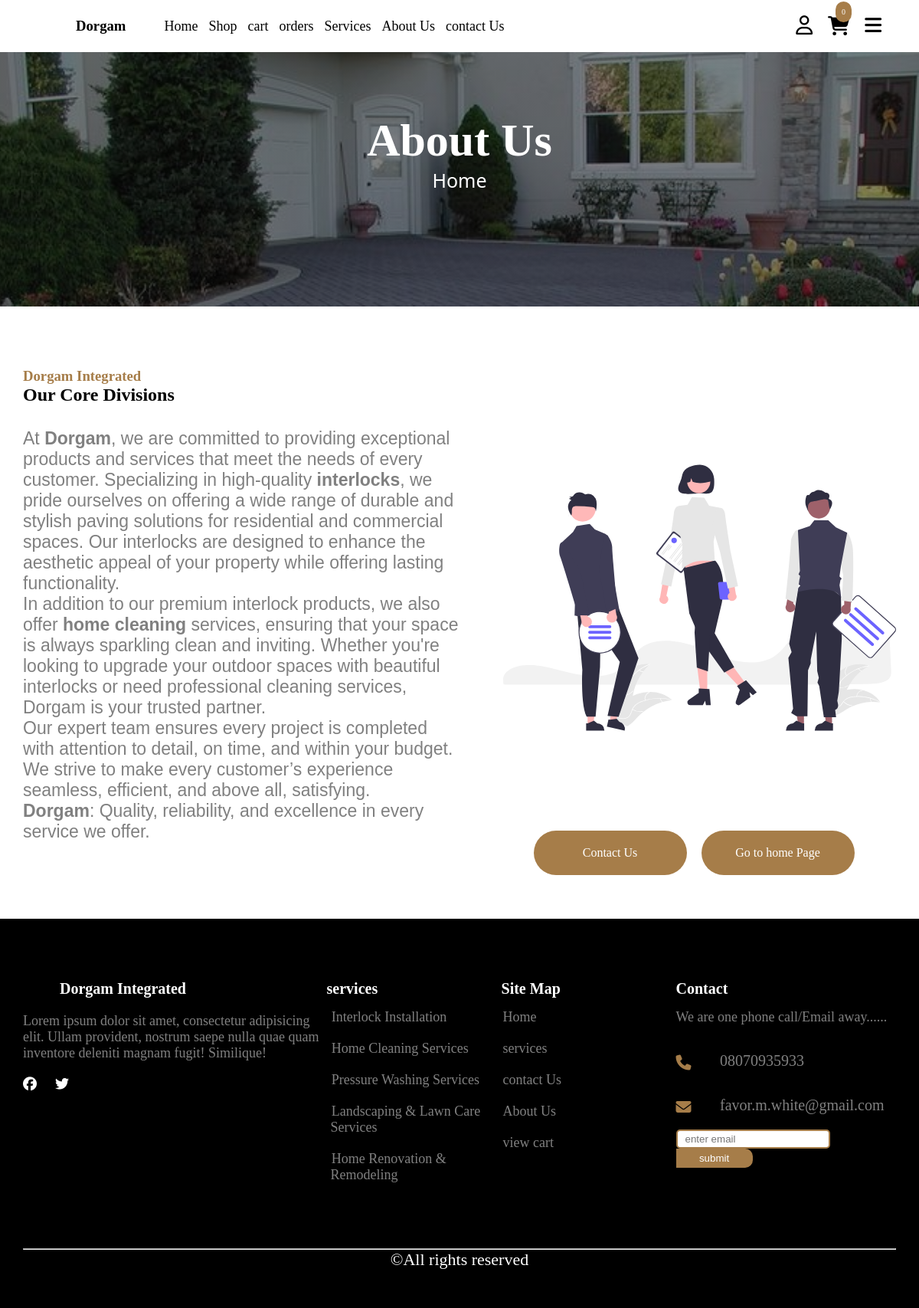
/about, run on the app's committed database.
### core/models.py (models this page shows, shortened)
class About(models.Model):
    about = CKEditor5Field(config_name='default')

class Service(models.Model):
    image = models.ImageField(
        upload_to='services/images/',
        blank=False,
        null=False,
        help_text="enter service image"
    )
    name_of_service = models.CharField(max_length=200, blank=False, null=False)
    detail = CKEditor5Field(config_name='default')

class Contact(models.Model):
    address = models.CharField(max_length=200)
    phoneNumber = models.CharField(max_length=20)
    email = models.CharField(max_length=200)

### core/views.py (the view)
# urls.py: path('about', views.about_page, name="about"),
def about_page(request):
    about = About.objects.first()
    context = {'about': about}
    return render(request, "mainSite/aboutPage.html", context)

### core/context_processors.py (called while the page is built)
def contact_info(request):
    contactInfo = Contact.objects.first()
    return {"contact": contactInfo}

def services(request):
    services = Service.objects.all()[:5]
    return {"services": services}

def social_media_view(request):
    social = SocialMedia.objects.first()  # You can adjust the query as needed
    return {'social': social}

def cart_item_count(request):
    if request.user.is_authenticated:
        try:
            cart = Cart.objects.filter(user=request.user, completed=False).first()
            if cart:
                total_items = sum(item.quantity for item in cart.cartitems.all())
            else:
                total_items = 0
        except Exception as e:
            print(f"Error calculating cart item count: {e}")
            total_items = 0
    else:
        total_items = 0
    return {"cart_item_count": total_items}

### templates/mainSite/aboutPage.html (shortened to what this page needs)
{% extends "./main.html" %}
{% load static %}
{% block stylelinks %}
    <link rel="stylesheet" href="{% static 'css/mainSite/aboutPage.css' %}">
{% endblock stylelinks %}
{% block content %}
    <section>
        <div class="about-image">
            <div class="links">
                <h1> About Us </h1>
                <a href="{% url 'home' %}">Home</a>
            </div>
        </div>
        <div class="about-content container">
            <div class="about-text">
                <h3>Dorgam Integrated</h3>
                <h1>Our Core Divisions</h1>
                <p> {{about.about |safe}}</p>
            </div>
            <div class="aboutPic">
                <img src="{% static 'images/aboutPage/about1.svg' %}" alt="" srcset="">
                <div class="about-action">
                    <a href="{% url 'contactUs' %}">Contact Us</a>
                    <a href="{% url 'home' %}">Go to home Page</a>
                </div>
            </div>
        </div>
    </section>
{% endblock %}

### templates/mainSite/main.html (shortened to what this page needs)
{% load static %}
<!DOCTYPE html>
<html lang="en">
<head>
    <link rel="stylesheet" href="{% static 'css/mainSite/main.css' %}">
    {% block stylelinks %} {% endblock stylelinks %}
</head>
<body>
    <section class="header-main">
       <header class="container">
            <nav>
                <div class="logo" onclick="window.location.href='/'">
                <h1>Dorgam</h1>
                </div>
                <div class="nav-links">
                    <ul>
                        <li><a href="{% url 'home' %}">Home</a></li>
                        <li><a href="{% url 'products' %}">Shop</a></li>
                        <li><a href="{% url 'cart' %}">cart</a></li>
                        <li><a href="{% url 'orders' %}">orders</a></li>
                        <li><a href="{% url 'services' %}">Services</a></li>
                        <li><a href="{% url 'about' %}">About Us</a></li>
                        <li><a href="{% url 'contactUs' %}">contact Us</a></li>
                    </ul>
                </div>
            </nav>
            <div class="nav-action">
                <div class="account">
                    {% if user.is_authenticated %}
                        <a href="{% url 'profile' %}"><i class="fa-regular fa-user"></i></a>
                    {% else %}
                        <a href="{% url 'login' %}"><i class="fa-regular fa-user"></i></a>
                    {% endif %}
                </div>
                <div class="cart" onclick="window.location.href='/store/cart'">
                    <a href="{% url 'cart' %}"><i class="fa-solid fa-cart-shopping"></i></a>
                    <div class="itemsNum"><p>{{cart_item_count}}</p></div>
                </div>
                <div class="handbugger">
                    <i class="fa-solid fa-bars" onclick="openNav()"></i>
                </div>
            </div>
       </header>
    </section>
     {% include 'flashMessages/message.html' %}
    {% block content %} {% endblock content %}
    <footer>
        <div class="footer-container container">
            <div class="footer-about">
                <div class="heading">
                    <div class="logo"><img src="{% static 'images/homePage/logo.jfif' %}" alt="" srcset=""></div>
                    <h1>Dorgam Integrated</h1>
                </div>
                <p>
                    Lorem ipsum dolor sit amet, consectetur adipisicing elit. Ullam provident,
                    nostrum saepe nulla quae quam inventore deleniti magnam fugit! Similique!
                </p>
               <div class="socials">
                {% if social.facebook %}
                    <a href="{{ social.facebook }}" target="_blank">
                        <i class="fa-brands fa-facebook"></i>
                    </a>
                {% endif %}
                {% if social.twitter %}
                    <a href="{{ social.twitter }}" target="_blank">
                        <i class="fa-brands fa-twitter"></i>
                    </a>
                {% endif %}
            </div>
            </div>
            <div class="footer-services">
                <h1> services</h1>
                {% for service in services %}
                    <a href="{% url 'service' service.id %}">{{ service.name_of_service }}</a>
                {% endfor %}
            </div>
            <div class="footer-links">
                <h1> Site Map </h1>
                <ul>
                    <li><a href="{% url 'home' %}">Home</a></li>
                    <li><a href="{% url 'services' %}">services</a></li>
                    <li><a href="{% url 'contactUs' %}">contact Us</a></li>
                    <li><a href="{% url 'about' %}">About Us</a></li>
                     <li><a href="{% url 'cart' %}">view cart</a></li>
                </ul>
            </div>
            <div class="footer-contact-info">
                <h1> Contact </h1>
                <p>We are one phone call/Email away......</p>
                    <div class="info">
                        <i class="fa-solid fa-phone"></i>
                        <p>{{ contact.phoneNumber }}</p>
                    </div>
                    <div class="info">
                        <i class="fa-solid fa-envelope"></i>
                        <p>{{ contact.email }}</p>
                    </div>
                    <div class="newsletter">
                        <form action="{% url 'subscribe' %}" method="post">
                             <input type="email" required placeholder="enter email" name="email">
                             <button type="submit">submit</button>
                        </form>
                    </div>
            </div>
        </div>
        <div class="copyright container">
            <hr style="color: grey;">
            <p>&copy;All rights reserved</p>
        </div>
    </footer>
</body>
</html>

### static/css/mainSite/main.css (style rules this page uses)
* { margin: 0; padding: 0; box-sizing: border-box; }
body { overflow-x: hidden; }
.container { width: 95%; max-width: 1200px; margin: 0 auto; }
.header-main { background-color: white; padding: 20px; position: fixed; top: 0; width: 100%; z-index: 1000; }
header { display: flex; justify-content: space-between; align-items: center; margin-top: 30px; }
nav { display: flex; align-items: center; }
.logo { display: flex; align-items: center; margin-right: 40px; font-family: Georgia, 'Times New Roman', Times, serif; }
.nav-links ul { list-style: none; }
.nav-links ul li { display: inline-block; margin-left: 10px; }
.nav-links ul li a { text-decoration: none; color: black; font-size: 18px; font-weight: 400; transition: 0.5s ease; }
.nav-action { display: flex; justify-content: space-between; align-items: center; }
.nav-action .account a { color: black; }
.nav-action .account { font-size: 25px; margin-right: 20px; cursor: pointer; }
.nav-action .cart { position: relative; cursor: pointer; }
.nav-action .cart a { text-decoration: none; color: black; }
.nav-action .cart i { font-size: 25px; }
.nav-action .cart .itemsNum { position: absolute; top: -20px; left: 10px; padding: 8px; font-size: 10px; background-color: rgb(166, 125, 73); border-radius: 50px; }
.nav-action .cart .itemsNum p { margin-right: 0px; color: white; }
.nav-action .handbugger { font-size: 25px; margin-left: 20px; cursor: pointer; }
footer { background-color: black; color: white; padding-top: 80px; padding-bottom: 50px; }
.footer-container { display: flex; justify-content: space-between; }
.footer-about { width: 40%; }
.footer-about .heading * { margin-right: 4px; padding: 0; margin-bottom: 20px; }
.footer-about .heading { display: flex; }
footer h1 { font-size: 20px; }
.footer-about p { color: gray; font-size: 18px; }
.footer-about .socials { margin-top: 20px; }
.footer-about .socials a { display: inline-block; margin-right: 20px; color: white; text-decoration: none; font-size: 18px; }
.footer-services { width: 23%; }
.footer-services a { display: block; color: gray; text-decoration: none; margin-top: 10px; padding: 5px; font-size: 18px; overflow: hidden; }
.footer-links { width: 23%; }
.footer-links ul { list-style: none; overflow: hidden; }
.footer-links ul li { padding: 5px; margin-top: 10px; }
.footer-links a { color: gray; text-decoration: none; font-size: 18px; overflow: hidden; }
.footer-contact-info { width: 29%; word-wrap: break-word; }
.footer-contact-info p { margin-bottom: 20px; font-size: 18px; color: gray; margin-top: 15px; }
.footer-contact-info .info { display: flex; justify-content: space-between; align-items: center; cursor: pointer; }
.footer-contact-info .info i { width: 10%; font-size: 20px; color: rgb(166, 125, 73); }
.footer-contact-info .info p { width: 80%; font-size: 20px; color: gray; }
footer .newsletter input { border: 2px solid rgb(166, 125, 73); height: 25px; border-radius: 5px; padding: 10px; outline: none; }
footer .newsletter button { background-color: rgb(166, 125, 73); color: white; border: none; padding: 5px; width: 100px; border-top-right-radius: 10px; border-bottom-right-radius: 10px; }
footer .copyright { margin-top: 80px; color: white; text-align: center; }
footer .copyright hr { color: gray; }
footer .copyright p { font-size: 22px; }

### data on the page
About: about "At Dorgam , we are committed to providing exceptional products and services that meet the needs of every customer. Specializing in high-quality interlocks , we pride ourselves on offering a wide range of durable and stylish paving solutions for residential and commercial spaces. Our interlocks are designed to enhance the aesthetic appeal of your property while offering lasting functionality. In addition to our premium interlock products, we also offer home cleaning services, ensuring that your space is always sparkling clean and inviting. Whether you're looking to upgrade your outdoor spaces with beautiful interlocks or need professional cleaning services, Dorgam is your trusted partner.…"
Service: name_of_service "Interlock Installation"
Service: name_of_service "Home Cleaning Services"
Service: name_of_service "Pressure Washing Services"
Service: name_of_service "Landscaping & Lawn Care Services"
Service: name_of_service "Home Renovation & Remodeling"
Contact: phoneNumber "08070935933", email "favor.m.white@gmail.com"

### other printed values
{{ cart_item_count }} "0"
